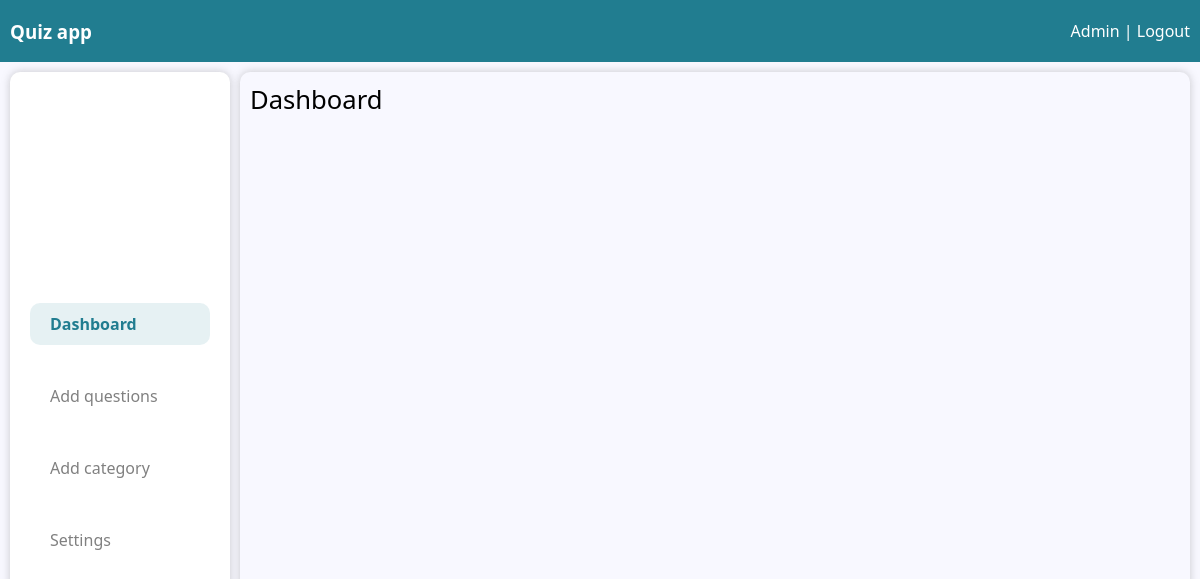
The app's page / (signed in), older data.
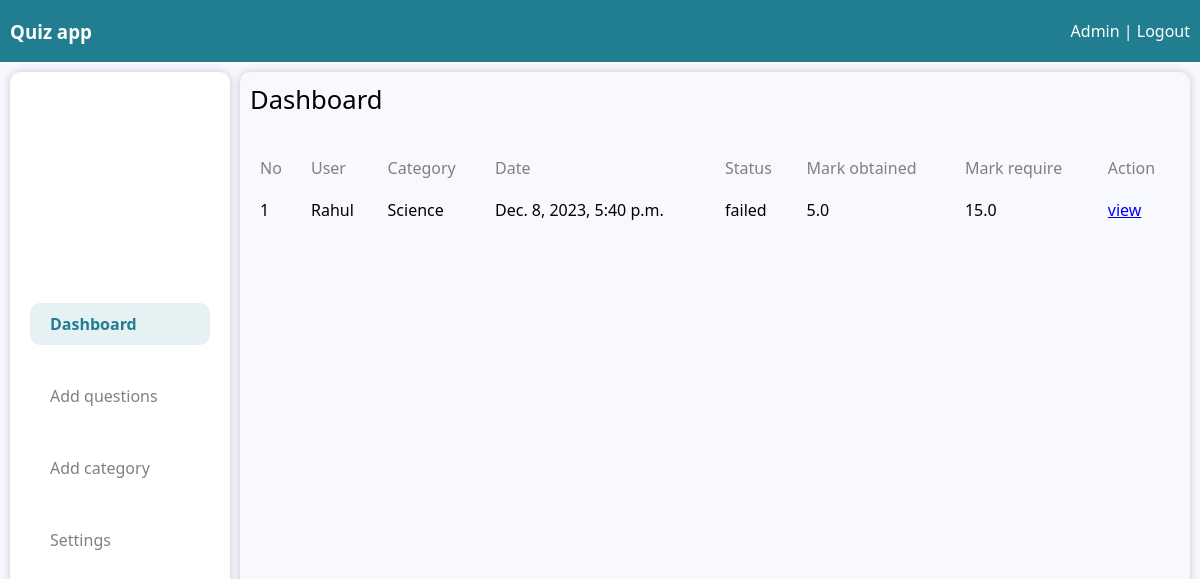
The same page, newer data.
### startquiz/models.py (models this page shows)
class Result(models.Model):
    id = models.AutoField(primary_key=True)
    user = models.ForeignKey('access.User', on_delete=models.CASCADE)
    status = models.IntegerField(default=None, blank=True, null=True)
    total_mark = models.FloatField(default=None, blank=True, null=True)
    category = models.ForeignKey('dashboard.Category', on_delete=models.CASCADE)
    date = models.DateTimeField(default=None)
    class Meta:
        db_table = 'result'

### dashboard/views.py (the view, shortened to what this page needs)
# urls.py: path('', Dashboard.as_view(), name="dashboard"),
class Dashboard(View):
    def get(self, request, result_id = None):
        user_id = login(request)
        if not user_id:
            return redirect('/auth/login')
        user = User.objects.filter(id = user_id).first()
        if user is None:
            return redirect('/auth/login')
        context = {
            'username' : user.username,
            'user_type' : user.user_type
        }
        conf = Setting.objects.first()
        if result_id is None:
            if user.user_type == 'user':
                all_res = Result.objects.filter(user = user_id).all().values('id', 'user__username', 'status', 'total_mark', 'category__category_name', 'date')
            else:
                all_res = Result.objects.all().values('id', 'user__username', 'status', 'total_mark', 'category__category_name', 'date')
            context['all_result'] =  all_res
            for i in all_res:
                i['max_mark'] = conf.mark_per_questions * conf.max_questions
        return render(request, 'dashboard/dashboard.html', context=context)

### access/views.py (called while the page is built)
def login(request):
    try:
        user_id = request.session['user_id']
        return user_id
    except:
        return False

### dashboard/templates/dashboard/dashboard.html (shortened to what this page needs)
<!DOCTYPE>
<html>
    <head>
        <link rel="stylesheet" href="/static/css/base.css">
        <link rel="stylesheet" href="/static/css/dashboard/dashboard.css">
    </head>
    <body>
        <header class="app-header">
            <h3>Quiz app</h3>
            <section class="hyper-link">
                {% if user_type == 'user' %}
                {{ username }} |
                {% else %}
                Admin |
                {% endif %}
                <a href="/auth/logout">Logout</a>
            </section>
        </header>
        <main>
            <aside>
                <a href="/"> <article id="nav-bashboard">Dashboard</article> </a>
                <a href="/question"> <article id="nav-question">Add questions</article> </a>
                {% if user_type == 'user' %}
                <a href="/quiz"> <article id="nav-quiz">Start quiz</article> </a>
                {% else %}
                <a href="/category"> <article id="nav-category">Add category</article> </a>
                <a href="/settings"> <article id="nav-settings">Settings</article> </a>
                {% endif %}
            </aside>
            <div class="main-div">
                {% block admin %}
                  <div class="main-container">
                    <header class="page-header">Dashboard</header>
                    {% if all_result %}
                    <table border="0" cellpadding="10", cellspacing="0" class="result-table">
                        <tr>
                            <th>No</th>
                            {% if user_type == 'admin' %}
                            <th>User</th>
                            {% endif %}
                            <th>Category</th>
                            <th>Date</th>
                            <th>Status</th>
                            <th>Mark obtained</th>
                            <th>Mark require</th>
                            <th>Action</th>
                        </tr>
                        {% for res in all_result %}
                        <tr>
                            <td>{{ forloop.counter }}</td>
                            {% if user_type == 'admin' %}
                            <td>{{ res.user__username }}</td>
                            {% endif %}
                            <td>{{ res.category__category_name }}</td>
                            <td>{{ res.date }}</td>
                            <td>
                                {% if res.status == 0 %}
                                failed
                                {% else %}
                                Passed
                                {% endif %}
                            </td>
                            <td>{{ res.total_mark }}</td>
                            <td>{{ res.max_mark }}</td>
                            <td>
                                <a href="/result/{{ res.id }}">view</a>
                            </td>
                        </tr>
                        {% endfor %}
                    </table>
                    {% endif %}
                  </div>
                {% endblock admin %}
            </div>
        </main>
    </body>
</html>

Row changes from the older to the newer data that the page shows:
added Result: user__username "Rahul", category__category_name "Science", date "Dec. 8, 2023, 5:40 p.m.", status "failed", total_mark "5.0", max_mark "15.0"
Text that changed along with them:
text now shown: "No User Category Date Status Mark obtained Mark require Action"
